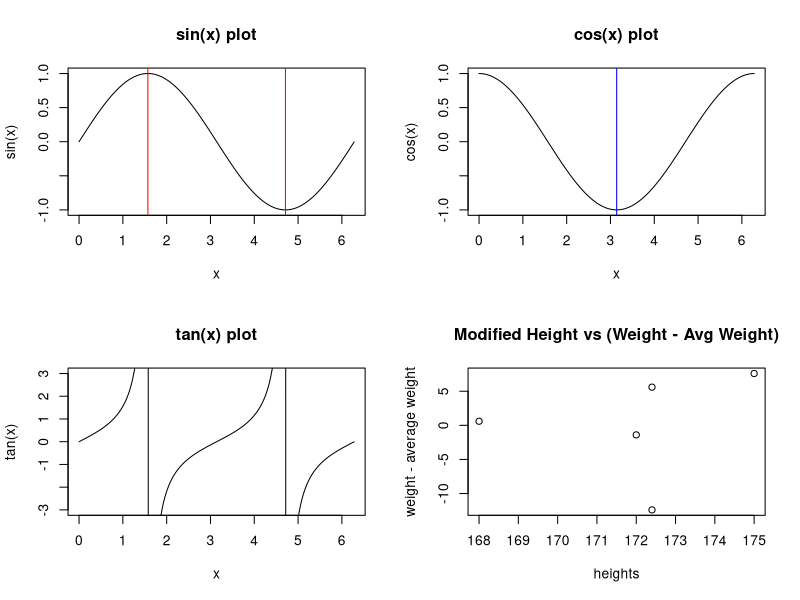

Generate this figure with R:
# Ethan Willis Math 7608 Fall 2016 Test 1 -- Part 2
# Problem 1
# Plot in a 2x2 grid
par(mfrow=c(2,2))
# 1-(a) graph sin(x) over the region 0 to 2pi
# Vertical lines at x = pi/2, x=3pi/2
# Label the y-axis and include a main title.
x<-seq(0, 2*pi, 0.01)
y<-sin(x)
plot(x, y, main="sin(x) plot", ylab="sin(x)", type='l')
abline(v=pi/2, col="red")
abline(v=(3*pi)/2, col="red")

# 1-(b) graph cos(x) over the region 0 to 2pi
# Vertical line at x = pi
# Label the y-axis and include a main title.
y<-cos(x)
plot(x, y, main="cos(x) plot", ylab="cos(x)", type='l') 
abline(v=pi, col="blue")

# 1-(c) graph tan(x) over the region 0 to 2pi
# Restrict the range of the y-axis from -3 to 3
# Label the y-axis and include a main title.
y<-tan(x)
plot(x, y, ylim=c(-3, 3), main="tan(x) plot", ylab="tan(x)", type='l')

# Problem 2
# 2-(a) construct two vectors of height = (172, 168, 167, 175, 180)
# weight = (62, 64, 52, 71, 69)
heights<-c(172, 168, 167, 175, 180)
weights<-c(62, 64, 51, 71, 69)
# Find the correlation between height and weight. 
covariance_height_weight<-cov(heights,weights)
correlation_height_weight<-covariance_height_weight/(sqrt(var(heights) * var(weights)))
# output (a) answer
print("2a Correlation between height and weight is: ")
print(correlation_height_weight)
# 2-(b) Bind the vectors into a matrix with the given labels of height, weight, and the names of the participants.
# Create the column and row names.
row_names<-c("Neil", "Cindy", "Pardeep", "Deepak", "Hao")
col_names<-c("height", "weight")
dimnames=list(row_names, col_names)
# Create and output matrix
height_weight_mat<-matrix(c(heights, weights), nrow=5, ncol=2, byrow=FALSE,dimnames=list(row_names, col_names))
print("2b Matrix: ")
print(height_weight_mat)
# 2-(c) Replace the biggest and smallest heights with the average height
# Calculate average height.
average_height<-sum(heights)/length(heights)
# Find index of smallest height
smallest_height_index <- 1
smallest_height <- heights[smallest_height_index]
for(i in 1:length(heights)) {
 if(smallest_height > heights[i]) {
  smallest_height <- heights[i]
  smallest_height_index <- i
 }
}
smallest_height_index
# Find index of largest height
largest_height_index = 1
largest_height = heights[largest_height_index]
for(i in 1:length(heights)) {
 if(largest_height < heights[i]) {
  largest_height <- heights[i]
  largest_height_index <- i
 }
}
largest_height_index
# Replace the smallest + largest height with the average height
#average_heights <- c(heights(1:smallest_height_index), average_height, heights(smallest_height_index, length(heights))
heights[smallest_height_index]<-average_height
# Replace the largest height with the average height
heights[largest_height_index]<-average_height
# Recreate the matrix with the average heights and output it.
# Create and output matrix
average_height_weight_mat<-matrix(c(heights, weights), nrow=5, ncol=2, byrow=FALSE,dimnames=list(row_names, col_names))
print("2c Matrix with replaced heights: ")
print(average_height_weight_mat)

# 2-(d) Replace each weight with the weight minus the average weight
average_weight<-sum(weights)/length(weights)
for(i in 1:length(weights)) {
 weights[i]<-weights[i]-average_weight
}
average_height_weight_modified_mat<-matrix(c(heights, weights), nrow=5, ncol=2, byrow=FALSE,dimnames=list(row_names, col_names))
print("2d Matrix with modified weights: ")
print(average_height_weight_modified_mat)

# 2-(e) Draw a scatterplot of height versus weight with proper labels and main title
plot(heights, weights, main="Modified Height vs (Weight - Avg Weight)", ylab="weight - average weight", xlab="heights")

